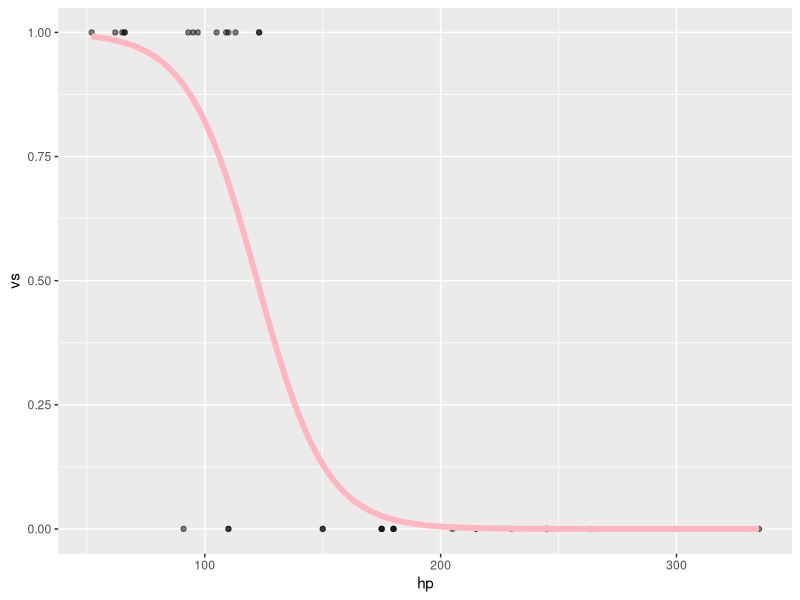

Write the R code that produced this figure.
library(ggplot2)
data("mtcars")

ggplot(mtcars, aes(x = hp, y = vs)) +
  geom_point(alpha = 0.5) +
  stat_smooth(method = "glm", se = FALSE, method.args = list(family = binomial), col = "lightpink", size = 2)
